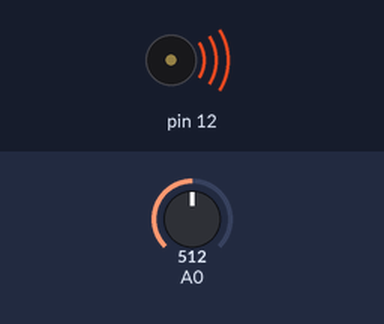
Bench run of a sketch on a simulated Arduino Uno, built with avr-gcc and run on an emulated ATmega328P. Parts: buzzer (waves = sounding). Inputs (shaded band) come from the test bench; at power-on: A0 = 512. What the sketch prints to the serial monitor is not drawn.

Above: at 0.1 s.
Timing chart, 0 to 1.6 s (numbered marks = the images above):
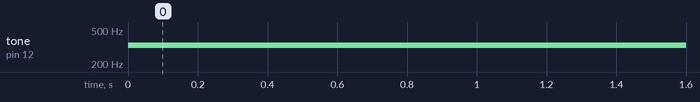

The sketch:

Keyboard_Instrument.ino
```cpp
const int notes[] = {262,294,330,349};
int keyVal;

void setup() {
  Serial.begin(9600);

}

void loop() {
  keyVal = analogRead(A0);
  Serial.println(keyVal);
  if (keyVal == 1023) {
    tone(12, notes[0]);
  } else if (keyVal >= 990 && keyVal <= 1010) {
    tone(12, notes[1]);
  } else if (keyVal >= 505 && keyVal <= 515) {
    tone(12, notes[2]);
  } else if (keyVal > 5 && keyVal <= 10) {
    tone(12, notes[3]);
  } else {
    noTone(8);
  }
}
```

Measured:
- by itself, tone on pin 12: silent → 330 Hz at 0.00 s
